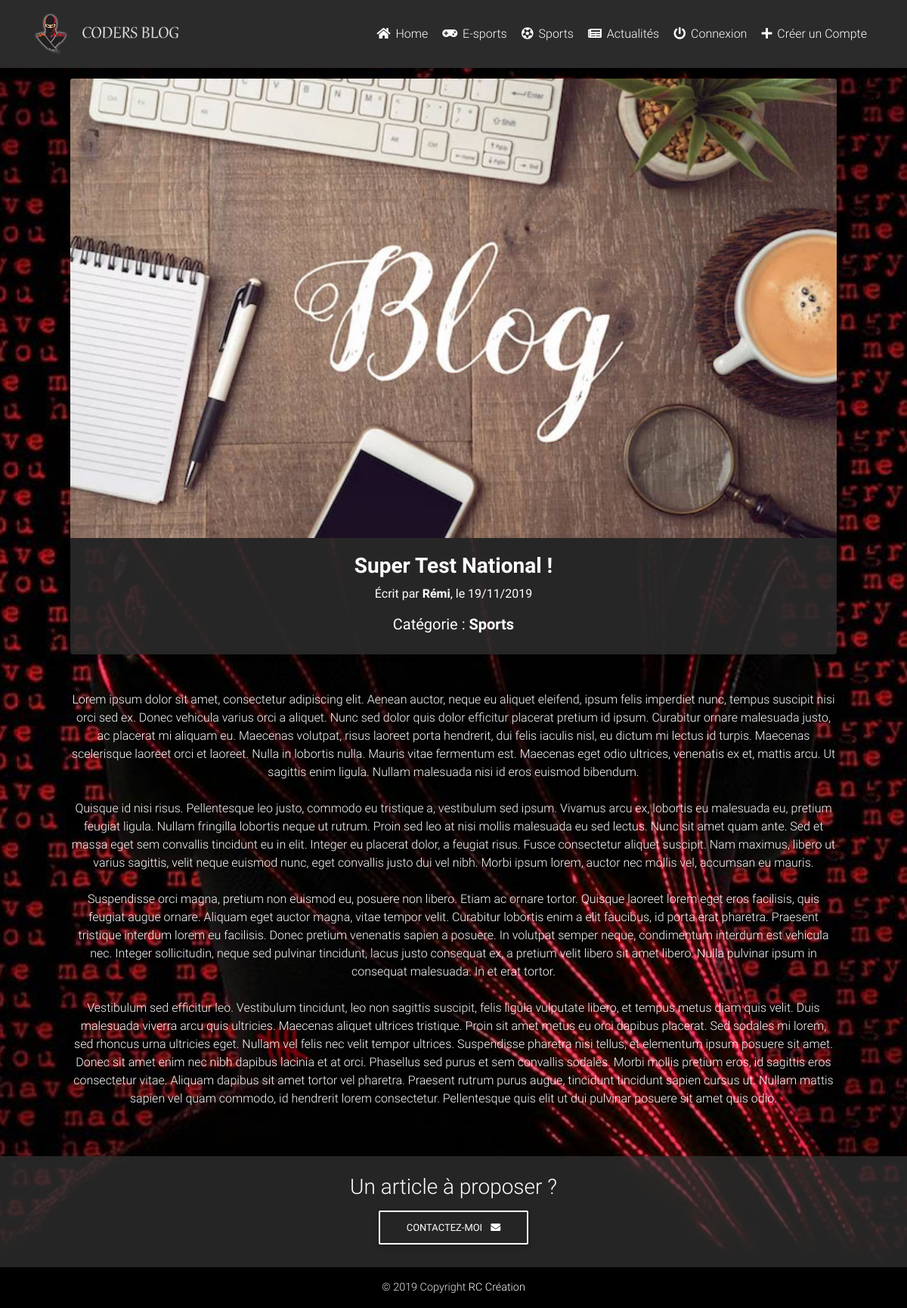
The app's page /article.php?article=9 with its own data.
### tables this page shows
CREATE TABLE IF NOT EXISTS `menus` (
  `id` int(11) NOT NULL AUTO_INCREMENT,
  `name` varchar(255) NOT NULL,
  `target` varchar(255) NOT NULL,
  `icone` varchar(255) NOT NULL,
  PRIMARY KEY (`id`)
);

CREATE TABLE IF NOT EXISTS `blog` (
  `id` int(11) NOT NULL AUTO_INCREMENT,
  `titre` varchar(255) NOT NULL,
  `content` text NOT NULL,
  `categorie` int(11) NOT NULL,
  `image` varchar(255) NOT NULL,
  `auteur` int(11) NOT NULL,
  `date_article` datetime NOT NULL,
  PRIMARY KEY (`id`)
);

CREATE TABLE IF NOT EXISTS `user` (
  `id` int(11) NOT NULL AUTO_INCREMENT,
  `username` varchar(255) NOT NULL,
  `password` varchar(255) NOT NULL,
  `email` varchar(255) NOT NULL,
  `avatar` varchar(255) NOT NULL,
  `registration_date` datetime NOT NULL,
  PRIMARY KEY (`id`)
);

CREATE TABLE IF NOT EXISTS `categories` (
  `id` int(11) NOT NULL AUTO_INCREMENT,
  `name` varchar(255) NOT NULL,
  `date_creation` datetime NOT NULL,
  PRIMARY KEY (`id`)
);

### db_connect.php (called while the page is built, shortened)
<?php
try {
    $bdd = new PDO('mysql:host=localhost;dbname=coursphp;charset=utf8', 'root', '');
} catch (Exception $e) {
    die('Erreur : ' . $e->getMessage());
}
$url_path = 'http://localhost/coursphp/';
$getNaviguation = $bdd->query('SELECT * FROM menus ORDER by id ASC');
$img_folder = 'http://localhost/coursphp/img/';

### classes/Article.php (called while the page is built, shortened)
<?php
class Article
{
    static function getSingleArticle($id)
    {
        try {
            $bdd = new PDO('mysql:host=localhost;dbname=coursphp;charset=utf8', 'root', '');
        } catch (Exception $e) {
            die('Erreur : ' . $e->getMessage());
        }
        $getOneArticle = $bdd->prepare('SELECT bl.titre, bl.image, bl.content, ca.name, DATE_FORMAT(bl.date_article, "%d/%m/%Y") as date, u.username FROM blog bl INNER JOIN user u ON bl.auteur = u.id INNER JOIN categories ca ON bl.categorie = ca.id WHERE bl.id = ?');
        $getOneArticle->execute(array($id));
        return $singleArticle = $getOneArticle->fetch();
    }
}

### article.php (the view, shortened to what this page needs)
<?php
require('./db_connect.php');
require('classes/Article.php');
$singleBlogArticle = Article::getSingleArticle($_GET['article']);
?>
<!DOCTYPE html>
<html lang="fr">
<head>
    <link rel="stylesheet" href="https://use.fontawesome.com/releases/v5.11.2/css/all.css">
    <link href="css/bootstrap.min.css" rel="stylesheet">
    <link href="css/mdb.min.css" rel="stylesheet">
    <link href="css/style.css" rel="stylesheet">
</head>
<body>
    <?php include('./include/header.php'); ?>
    <main class="mt-5 pt-5">
        <div class="container pt-2">
            <section class="mx-md-5 dark-grey-text">
                <div class="row">
                    <div class="col-md-12">
                        <div class="card card-cascade wider reverse">
                            <div class="view view-cascade overlay">
                                <img class="card-img-top" src="./img/articles/<?php echo $singleBlogArticle['image'] ?>" alt="Sample image">
                            </div>
                            <div class="card-body card-body-cascade text-center text-white">
                                <h3 class="font-weight-bold"><?php echo $singleBlogArticle['titre'] ?></h3>
                                <p>Écrit par <a><strong><?php echo $singleBlogArticle['username'] ?></strong></a>, le <?php echo $singleBlogArticle['date'] ?></p>
                                <h5>Catégorie : <strong><?php echo $singleBlogArticle['name'] ?></strong></h5>
                            </div>
                        </div>
                        <div class="mt-5 mb-5">
                            <p class="text-center text-white"><?php echo nl2br($singleBlogArticle['content']) ?></p>
                        </div>
                    </div>
                </div>
            </section>
        </div>
    </main>
    <?php include('./include/footer.php'); ?>
</body>
</html>

### include/header.php (shortened to what this page needs)
<header>
    <nav class="navbar fixed-top navbar-expand-lg navbar-dark scrolling-navbar">
        <div class="container">
            <a class="navbar-brand waves-effect" href="<?php echo $url_path ?>">
                <img class="img-fluid logo" src="<?php echo $img_folder ?>logo.png" alt="Mon super Blog !">
            </a>
            <div class="collapse navbar-collapse" id="navbarSupportedContent">
                <ul class="navbar-nav ml-auto">
                    <?php while ($singleNav = $getNaviguation->fetch()) { ?>
                        <li class="nav-item">
                            <a class="nav-link waves-effect" href="<?php echo $url_path . $singleNav['target'] ?>"><i class="<?php echo $singleNav['icone'] ?>"></i> <?php echo $singleNav['name'] ?>
                            </a>
                        </li>
                    <?php } ?>
                    <?php
                    if (isset($_SESSION['id'])) { ?>
                        <li class="nav-item">
                            <a class="nav-link waves-effect" href="<?php echo $url_path ?>admin/"><i class="fas fa-wrench"></i> Administration</a>
                        </li>
                        <li class="nav-item">
                            <a class="nav-link waves-effect" href="<?php echo $url_path ?>action/logout.php"><i class="fas fa-power-off text-danger"></i> Déconnexion</a>
                        </li>
                    <?php } else { ?>
                        <li class="nav-item">
                            <a class="nav-link waves-effect" href="<?php echo $url_path ?>connexion.php"><i class="fas fa-power-off"></i> Connexion</a>
                        </li>
                        <li class="nav-item">
                            <a class="nav-link waves-effect" href="<?php echo $url_path ?>inscription.php"><i class="fas fa-plus"></i> Créer un Compte</a>
                        </li>
                    <?php } ?>
                </ul>
            </div>
        </div>
    </nav>
</header>

### css/style.css (style rules this page uses)
body { background: url('../img/background.jpg'); background-size: cover; background-repeat: no-repeat; background-position: center; background-attachment: fixed; color: #e7e7e7 !important; }
main { min-height: 80vh; }
.logo { height: 3.5rem; }
header nav { background-color: #2b2b2b; }
.card { background-color: #2b2b2be3 !important; }

### records on screen
menus: name "Home"
menus: name "E-sports"
menus: name "Sports"
menus: name "Actualités"
blog: image (picture), titre "Super Test National !", user.username "Rémi", categories.name "Sports", content "Lorem ipsum dolor sit amet, consectetur adipiscing elit. Aenean auctor, neque eu aliquet eleifend, ipsum felis imperdiet nunc, tempus suscipit nisi orci sed ex. Donec vehicula varius orci a aliquet. Nunc sed dolor quis dolor efficitur placerat pretium id ipsum. Curabitur ornare malesuada justo, ac placerat mi aliquam eu. Maecenas volutpat, risus laoreet porta hendrerit, dui felis iaculis nisl, eu dictum mi lectus id turpis. Maecenas scelerisque laoreet orci et laoreet. Nulla in lobortis nulla. Mauris vitae fermentum est. Maecenas eget odio ultrices, venenatis ex et, mattis arcu. Ut sagittis enim ligula. Nullam malesuada nisi id eros euismod bibendum. Quisque id nisi risus. Pellentesque leo…"

### other values on screen
$singleBlogArticle['date'] "19/11/2019"
